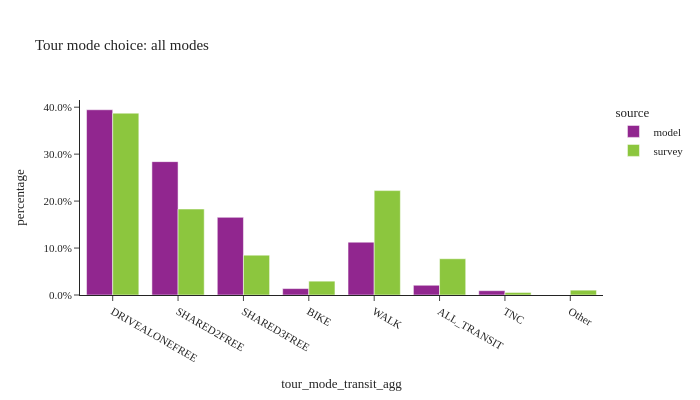

Write notebook code for a chart like this one.
### Code cell
util.plot_share_barchart(tour_data, 'tour_weight', 'tour_mode_transit_agg', title="Tour mode choice: all modes")

### Figure 1 — Plotly figure (JSON) as saved in the notebook; plotly's stock layout.template omitted (floating-point values rounded to 4 significant figures)
{"data": [{"alignmentgroup": "True", "customdata": [[2092411], [1506342], [877045], [72509], [596565], [109980], [48601]], "hovertemplate": "source=model<br>tour_mode_transit_agg=%{x}<br>percentage=%{y}<br>sample_size=%{customdata[0]}<extra></extra>", "legendgroup": "model", "marker": {"color": "#91268F", "pattern": {"shape": ""}}, "name": "model", "offsetgroup": "model", "orientation": "v", "showlegend": true, "textposition": "auto", "type": "bar", "x": ["DRIVEALONEFREE", "SHARED2FREE", "SHARED3FREE", "BIKE", "WALK", "ALL_TRANSIT", "TNC"], "xaxis": "x", "y": [0.3945, 0.284, 0.1654, 0.01367, 0.1125, 0.02074, 0.009164], "yaxis": "y"}, {"alignmentgroup": "True", "customdata": [[2367], [1119], [519], [180], [1359], [472], [33], [63]], "hovertemplate": "source=survey<br>tour_mode_transit_agg=%{x}<br>percentage=%{y}<br>sample_size=%{customdata[0]}<extra></extra>", "legendgroup": "survey", "marker": {"color": "#8CC63E", "pattern": {"shape": ""}}, "name": "survey", "offsetgroup": "survey", "orientation": "v", "showlegend": true, "textposition": "auto", "type": "bar", "x": ["DRIVEALONEFREE", "SHARED2FREE", "SHARED3FREE", "BIKE", "WALK", "ALL_TRANSIT", "TNC", "Other"], "xaxis": "x", "y": [0.3873, 0.1831, 0.08491, 0.02945, 0.2223, 0.07723, 0.005399, 0.01031], "yaxis": "y"}], "layout": {"barmode": "group", "height": 400, "legend": {"title": {"text": "source"}, "tracegroupgap": 0}, "title": {"text": "Tour mode choice: all modes"}, "width": 700, "xaxis": {"anchor": "y", "domain": [0.0, 1.0], "title": {"text": "tour_mode_transit_agg"}}, "yaxis": {"anchor": "x", "domain": [0.0, 1.0], "tickformat": ".1%", "title": {"text": "percentage"}}}}
